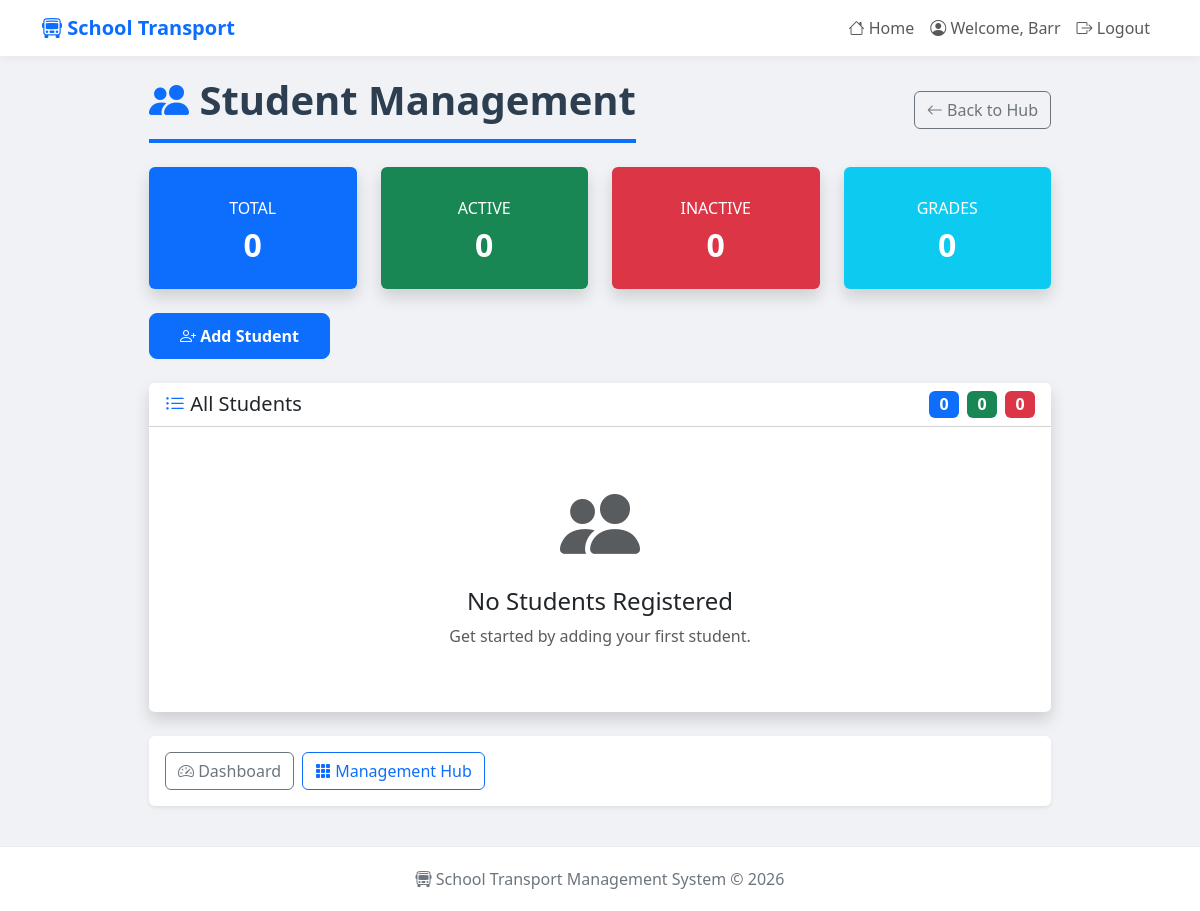
/students/ (signed in), run on an earlier commit of the app's database.
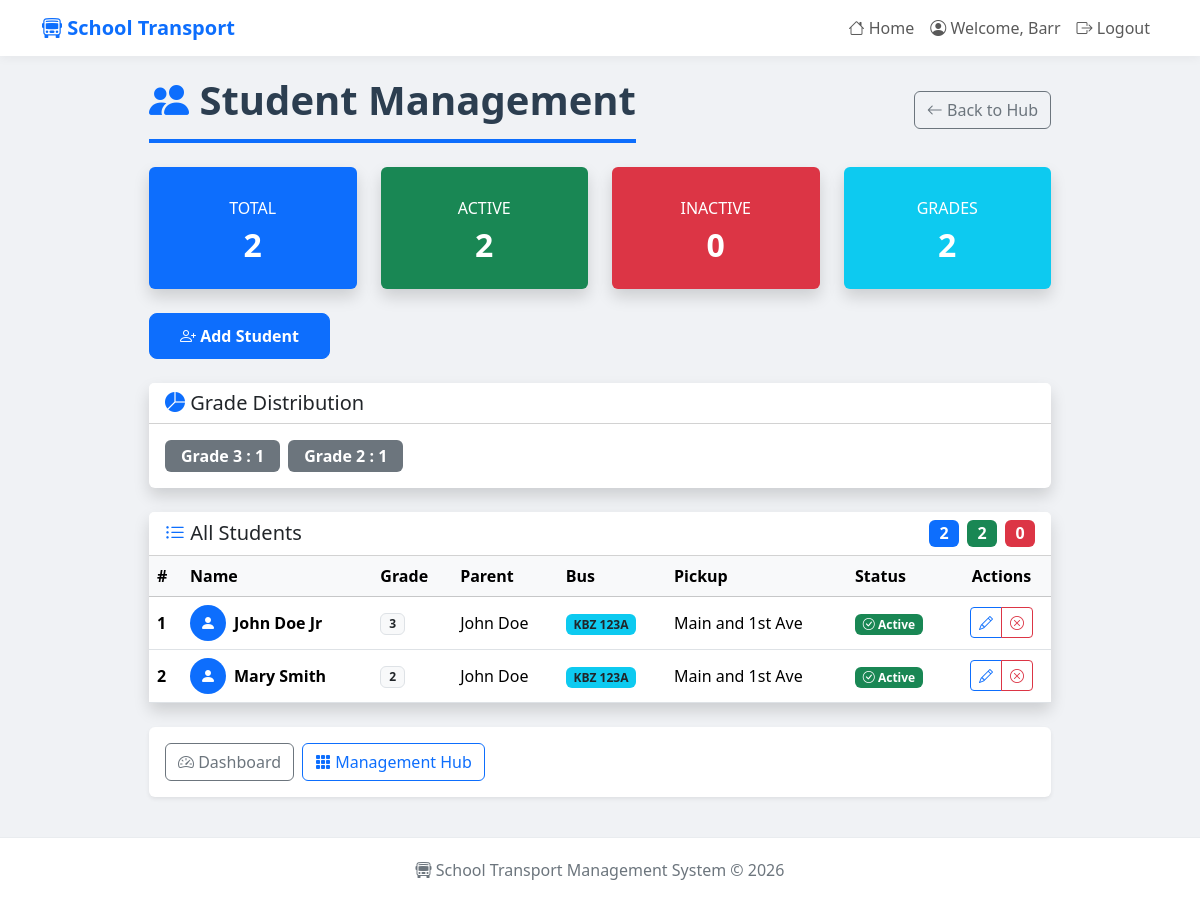
And on a later commit of the database.
### transport/models.py (models this page shows, shortened)
class Student(models.Model):
    name = models.CharField(max_length = 200)
    grade = models.CharField(max_length = 20)
    parent = models.ForeignKey(Parent, on_delete = models.CASCADE, related_name = 'children')
    bus = models.ForeignKey(Bus, on_delete = models.CASCADE, related_name = 'students')
    pick_up_location = models.CharField(max_length = 200)
    drop_off_location = models.CharField(max_length = 200)
    emergency_contact = models.CharField(max_length = 200)
    created_at = models.DateTimeField(auto_now_add = True)
    is_active = models.BooleanField(default = True)

class Parent(models.Model):
    user = models.OneToOneField(User, on_delete = models.CASCADE, related_name = 'parent_profile')
    name = models.CharField(max_length = 200)
    email = models.EmailField()
    phone_number = models.CharField(max_length = 15)
    home_address = models.TextField()

class Bus(models.Model):
    registration = models.CharField(max_length = 50, unique = True)
    driver_name = models.CharField(max_length = 200)
    capacity = models.IntegerField()
    route_name = models.CharField(max_length = 100)
    is_active = models.BooleanField(default = True)
    created_at = models.DateTimeField(auto_now_add = True)

### transport/views.py (the view)
# urls.py: path('students/', views.student_list, name = 'student_list'),
@login_required
def student_list(request):
    if request.user.user_type != 'admin':
        messages.error(request, 'Access denied. Only admins can view all students.')
        return redirect('index')
    parents = Parent.objects.all()
    buses = Bus.objects.all()
    context = {
        'parents': parents,
        'buses': buses,
    }
    if request.method == "POST":
        full_name = request.POST.get('full_name')
        grade = request.POST.get('grade')
        parent_name = request.POST.get('parent_name')
        bus_registration = request.POST.get('bus')
        pick_up = request.POST.get('pick_up')
        drop_off = request.POST.get('drop_off')
        emergency_contact = request.POST.get('emergency_contact')
        context['form_data'] = {
            'full_name': full_name,
            'grade': grade,
            'parent_name': parent_name,
            'bus': bus_registration,
            'pick_up': pick_up,
            'drop_off': drop_off,
            'emergency_contact': emergency_contact,
        }
        if not full_name:
            messages.error(request, "Please fill in the student's name.")
            context['form_data'] = request.POST
            return render(request, 'transport/student_list.html', context)
        if not grade:
            messages.error(request, "Please fill in the student's grade.")
            context['form_data'] = request.POST
            return render(request, 'transport/student_list.html', context)
        if not parent_name:
            messages.error(request, "Please select a parent for the student")
            context['form_data'] = request.POST
            return render(request, 'transport/student_list.html', context)
        if not bus_registration:
            messages.error(request, "Please select a bus for the student")
            context['form_data'] = request.POST
            return render(request, 'transport/student_list.html', context)
        if not pick_up:
            messages.error(request, "Please fill in the pick up location")
            context['form_data'] = request.POST
            return render(request, 'transport/student_list.html', context)
        if not drop_off:
            messages.error(request, "Please fill in the drop off location")
            context['form_data'] = request.POST
            return render(request, 'transport/student_list.html', context)
        if not emergency_contact:
            messages.error(request, "Please fill in the student's emergency contact")
            context['form_data'] = request.POST
            return render(request, 'transport/student_list.html', context)
        try:
            parent = Parent.objects.get(name = parent_name)
        except Parent.DoesNotExist:
            messages.error(request, 'Parent not found. Please register the parent first.')
            return render(request, 'transport/student_list.html', context)
        try:
            bus_obj = Bus.objects.get(registration = bus_registration)
        except Bus.DoesNotExist:
            messages.error(request, 'Bus not found. Please register the bus first.')
            return render(request, 'transport/student_list.html', context)
        existing_student = Student.objects.filter(
            name = full_name,
            parent = parent,
            is_active = True
        ).first()
        if existing_student:
            messages.warning(request, 'Student already exists for this parent.')
            return redirect('student_list')
        try:
            student = Student.objects.create(
                name = full_name,
                grade = grade,
                parent = parent,
                bus = bus_obj,
                pick_up_location = pick_up,
                drop_off_location = drop_off,
                emergency_contact = emergency_contact,
                is_active = True
            )
            messages.success(request, f'Successfully added {full_name} as a student!')
            return redirect('student_list')
        except Exception as e:
            messages.error(request, f'Error adding student: {str(e)}')
            return render(request, 'transport/student_list.html', context)
    else:
        students = Student.objects.all().order_by('name')
        active_students = students.filter(is_active = True).count()
        inactive_students = students.filter(is_active = False).count()
        grades = {}
        for student in students:
            if student.grade not in grades:
                grades[student.grade] = 0
            grades[student.grade] += 1
        context.update({
            'students': students,
            'total_students': students.count(),
            'active_students': active_students,
            'inactive_students': inactive_students,
            'grades': grades
        })
        return render(request, 'transport/student_list.html', context)

### transport/templates/transport/student_list.html (shortened to what the changed rows need)
{% extends 'transport/layout.html' %}
{% block body %}
<div class="container-fluid">
    <div class="d-flex justify-content-between align-items-center mb-4">
        <h1 class="page-title mb-0">
            <i class="bi bi-people-fill text-primary"></i>
            Student Management
        </h1>
    </div>
    <div class='row g-4 mb-4'>
        <div class='col-md-3 col-6'>
            <div class='card shadow border-0 bg-primary text-white h-100'>
                <div class='card-body text-center'>
                    <h6 class='mt-3 text-uppercase'>
                        Total
                    </h6>
                    <h2 class='fw-bold'>
                        {{ total_students }}
                    </h2>
                </div>
            </div>
        </div>
        <div class='col-md-3 col-6'>
            <div class='card shadow border-0 bg-success text-white h-100'>
                <div class='card-body text-center'>
                    <h6 class='mt-3 text-uppercase'>
                        Active
                    </h6>
                    <h2 class='fw-bold'>
                        {{ active_students }}
                    </h2>
                </div>
            </div>
        </div>
        <div class='col-md-3 col-6'>
            <div class='card shadow border-0 bg-danger text-white h-100'>
                <div class='card-body text-center'>
                    <h2 class='fw-bold'>
                        {{ inactive_students }}
                    </h2>
                </div>
            </div>
        </div>
        <div class='col-md-3 col-6'>
            <div class='card shadow border-0 bg-info text-white h-100'>
                <div class='card-body text-center'>
                    <h6 class='mt-3 text-uppercase'>
                        Grades
                    </h6>
                    <h2 class='fw-bold'>
                        {{ grades|length }}
                    </h2>
                </div>
            </div>
        </div>
    </div>
    {% if grades %}
        <div class='card shadow border-0 mb-4'>
            <div class='card-header bg-white'>
                <h5 class='mb-0'>
                    <i class='bi bi-pie-chart-fill text-primary'></i>
                    Grade Distribution
                </h5>
            </div>
            <div class='card-body'>
                <div class='d-flex flex-wrap gap-2'>
                    {% for grade, count in grades.items %}
                        <span class='badge bg-secondary fs-6 px-3 py-2'>
                            Grade {{ grade }} : {{ count }}
                        </span>
                    {% endfor %}
                </div>
            </div>
        </div>
    {% endif %}
    <div class='card shadow border-0'>
        <div class='card-header bg-white d-flex justify-content-between align-items-center flex-wrap gap-2'>
            <div class='d-flex gap-2 flex-wrap'>
                <span class='badge bg-primary fs-6'>
                    {{ total_students }}
                </span>
                <span class='badge bg-success fs-6'>
                    {{ active_students }}
                </span>
                <span class='badge bg-danger fs-6'>
                    {{ inactive_students }}
                </span>
            </div>
        </div>
        <div class='card-body p-0'>
            {% if students %}
                <div class='table-responsive'>
                    <table class='table table-hover align-middle mb-0'>
                        <thead class='table-light'>
                            <tr>
                                <th>#</th>
                                <th>Name</th>
                                <th>Grade</th>
                                <th>Parent</th>
                                <th>Bus</th>
                                <th>Pickup</th>
                                <th>Status</th>
                                <th class='text-center'>Actions</th>
                            </tr>
                        </thead>
                        <tbody>
                            {% for student in students %}
                                <tr>
                                    <td>
                                        <strong>
                                            {{ forloop.counter }}
                                        </strong>
                                    </td>
                                    <td>
                                        <div class='d-flex align-items-center gap-2'>
                                            <div class='rounded-circle bg-primary text-white d-flex align-items-center justify-content-center'
                                            style='width:36px;height:36px;'>
                                                <i class='bi bi-person-fill'></i>
                                            </div>
                                            <strong>
                                                {{ student.name }}
                                            </strong>
                                        </div>
                                    </td>
                                    <td>
                                        <span class='badge bg-light text-dark border'>
                                            {{ student.grade }}
                                        </span>
                                    </td>
                                    <td>
                                        {{ student.parent.name }}
                                    </td>
                                    <td>
                                        <span class='badge bg-info text-dark'>
                                            {{ student.bus.registration }}
                                        </span>
                                    </td>
                                    <td>
                                        {{ student.pick_up_location|truncatechars:20 }}
                                    </td>
                                    <td>
                                        {% if student.is_active %}
                                            <span class='badge bg-success'>
                                                <i class='bi bi-check-circle'></i>
                                                Active
                                            </span>
                                        {% else %}
                                            <span class='badge bg-danger'>
                                                <i class='bi bi-x-circle'></i>
                                                Inactive
                                            </span>
                                        {% endif %}
                                    </td>
                                    <td class='text-center'>
                                        <div class='btn-group'>
                                            <a href='{% url "edit_student" student.id %}'
                                            class='btn btn-sm btn-outline-primary'
                                            title='Edit Student'>
                                                <i class='bi bi-pencil'></i>
                                            </a>
                                            {% if student.is_active %}
                                                <a href='{% url "deactivate_student" student.id %}'
                                                class='btn btn-sm btn-outline-danger'
                                                title='Deactivate Student'>
                                                    <i class='bi bi-x-circle'></i>
                                                </a>
                                            {% else %}
                                                <a href='{% url "reactivate_student" student.id %}'
                                                class='btn btn-sm btn-outline-success'
                                                title='Reactivate Student'>
                                                    <i class='bi bi-check-circle'></i>
                                                </a>
                                            {% endif %}
                                        </div>
                                    </td>
                                </tr>
                            {% endfor %}
                        </tbody>
                    </table>
                </div>
            {% else %}
                <div class='text-center py-5'>
                    <i class='bi bi-people-fill display-1 text-muted'></i>
                    <h4 class='mt-3'>
                        No Students Registered
                    </h4>
                    <p class='text-muted'>
                        Get started by adding your first student.
                    </p>
                </div>
            {% endif %}
        </div>
    </div>
</div>
{% endblock %}

What changed in the data, as far as the page shows it:
added Student: name "John Doe Jr", grade "3", parent.name "John Doe", bus.registration "KBZ 123A", pick_up_location "Main and 1st Ave", is_active True (drawn)
added Student: name "Mary Smith", grade "2", parent.name "John Doe", bus.registration "KBZ 123A", pick_up_location "Main and 1st Ave", is_active True (drawn)
Also different on the page:
{{ total_students }}: "0" → "2"
{{ active_students }}: "0" → "2"
{{ grades|length }}: "0" → "2"
text no longer shown: "No Students Registered Get started by adding your first student."
text now shown: "Grade Distribution # Name Grade Parent Bus Pickup Status Actions"
new list line: "Grade 3 : 1"
new list line: "Grade 2 : 1"
